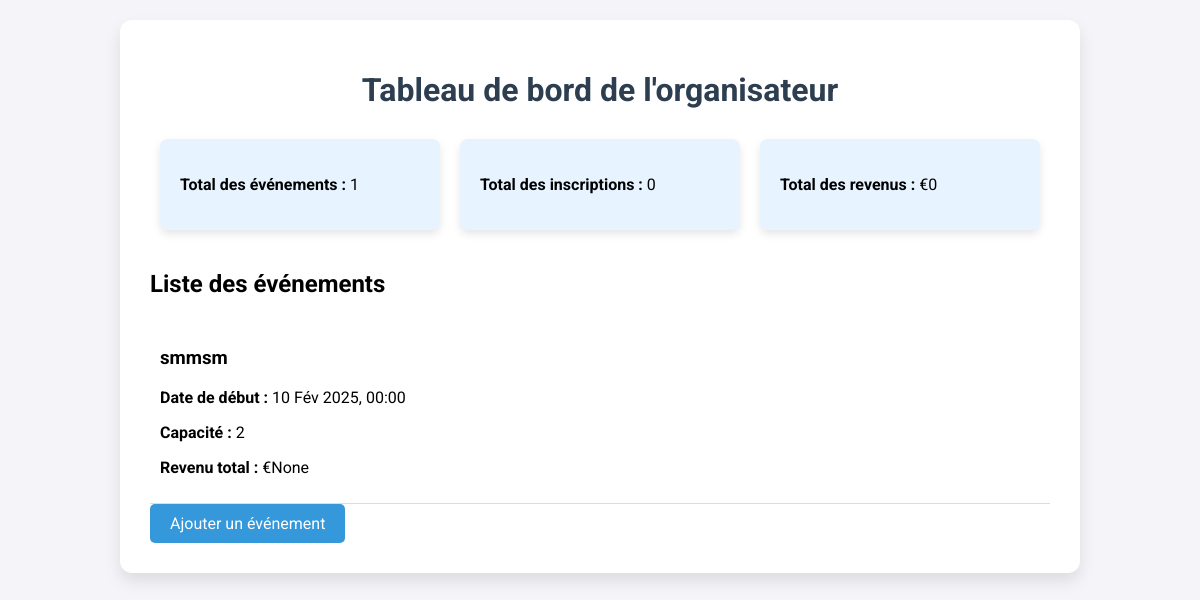
Before: /event/dashboard/ (signed in) with the older database file.
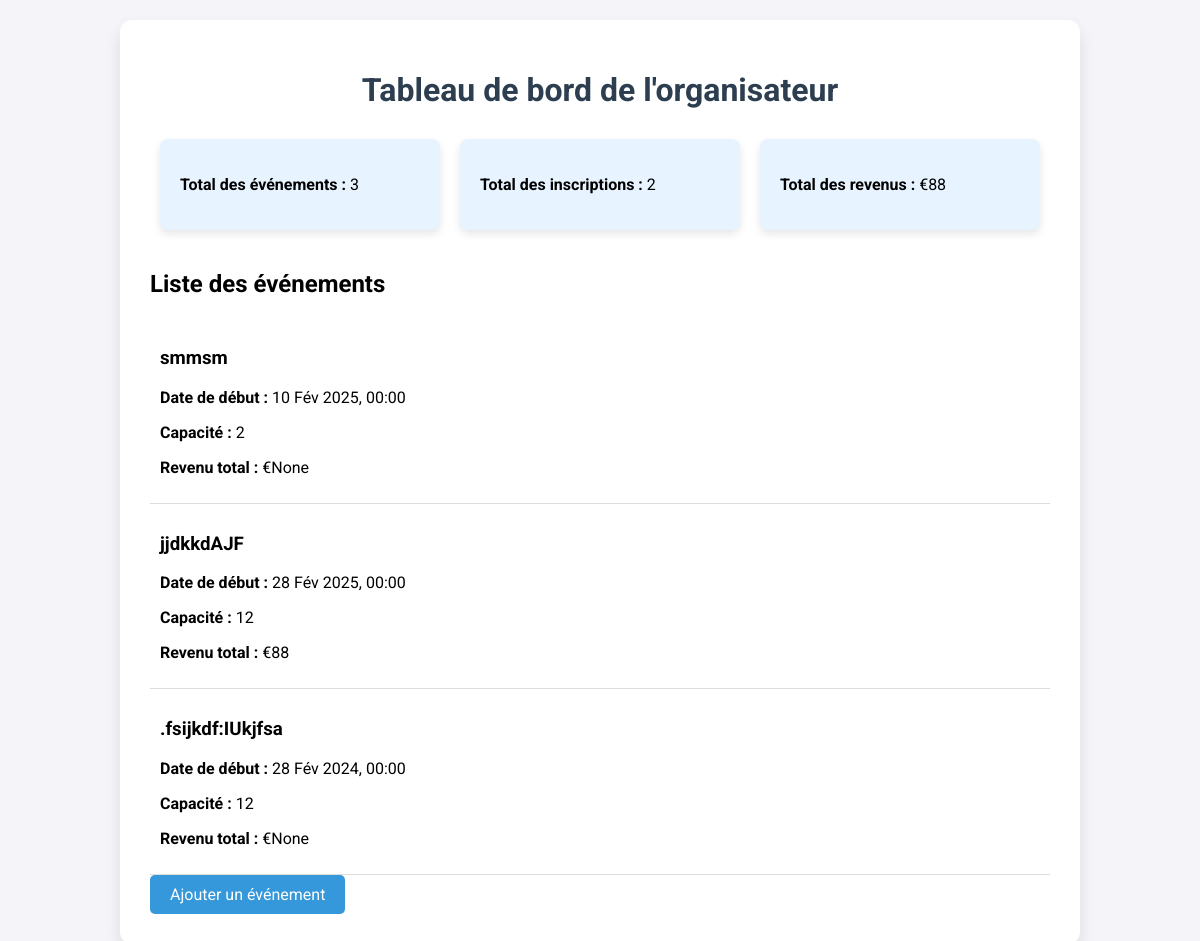
After: the same page with the newer database file.
### event/models.py (models this page shows, shortened)
class Event(models.Model):
    title = models.CharField(max_length=255)
    description = models.TextField()
    image = models.ImageField(upload_to='event_images/', blank=True, null=True)
    location = models.CharField(max_length=255)
    start_date = models.DateTimeField()
    end_date = models.DateTimeField()
    capacity = models.PositiveIntegerField()
    price = models.DecimalField(max_digits=10, decimal_places=2, blank=True, null=True)
    organizer = models.ForeignKey(User, on_delete=models.CASCADE, related_name='events')
    is_public = models.BooleanField(default=True)
    category = models.ForeignKey('Category', on_delete=models.SET_NULL, null=True, related_name='events', blank=True)
    private_key = models.UUIDField(default=uuid.uuid4, editable=False, unique=True)

### event/views.py (the view)
# urls.py: path('dashboard/', views.OrganizerDashboardView.as_view(), name='organizer_dashboard'),
class OrganizerDashboardView(LoginRequiredMixin, TemplateView):
    template_name = 'event/organizer_dashboard.html'
    def get_context_data(self, **kwargs):
        context = super().get_context_data(**kwargs)
        user = self.request.user
        events = Event.objects.filter(organizer=user).annotate(
            total_tickets=Count('ticket'),
            total_revenue=Sum('ticket__event__price', filter=Q(ticket__is_paid=True))
        )
        total_events = events.count()
        total_registrations = events.aggregate(total=Sum('total_tickets'))['total'] or 0
        total_revenue = events.aggregate(total=Sum('total_revenue'))['total'] or 0
        context.update({
            'events': events,
            'total_events': total_events,
            'total_registrations': total_registrations,
            'total_revenue': total_revenue,
        })
        return context

### event/templates/event/organizer_dashboard.html (shortened to what this page needs)
<!DOCTYPE html>
<html lang="fr">
<head>
    <link href="https://cdnjs.cloudflare.com/ajax/libs/font-awesome/6.0.0-beta3/css/all.min.css" rel="stylesheet">
</head>
<body>
    <div class="dashboard">
        <h1>Tableau de bord de l'organisateur</h1>
        <div class="info">
            <div>
                <p><strong>Total des événements :</strong> {{ total_events }}</p>
            </div>
            <div>
                <p><strong>Total des inscriptions :</strong> {{ total_registrations }}</p>
            </div>
            <div>
                <p><strong>Total des revenus :</strong> €{{ total_revenue }}</p>
            </div>
        </div>
        <div class="event-list">
            <h2>Liste des événements</h2>
            {% for event in events %}
                <div class="event">
                    <h3>{{ event.title }}</h3>
                    <p><strong>Date de début :</strong> {{ event.start_date|date:"d M Y, H:i" }}</p>
                    <p><strong>Capacité :</strong> {{ event.capacity }}</p>
                    <p><strong>Revenu total :</strong> €{{ event.total_revenue }}</p>
                </div>
            {% empty %}
                <p>Aucun événement trouvé.</p>
            {% endfor %}
        </div>
        <a href="#" class="button">Ajouter un événement</a>
    </div>
</body>
</html>

Changed rows visible on the page:
added Event: title "jjdkkdAJF", start_date "28 Fév 2025, 00:00", capacity "12", total_revenue "88"
added Event: title ".fsijkdf:IUkjfsa", start_date "28 Fév 2024, 00:00", capacity "12", total_revenue "None"
Other visible differences:
{{ total_events }}: "1" → "3"
{{ total_registrations }}: "0" → "2"
{{ total_revenue }}: "0" → "88"
